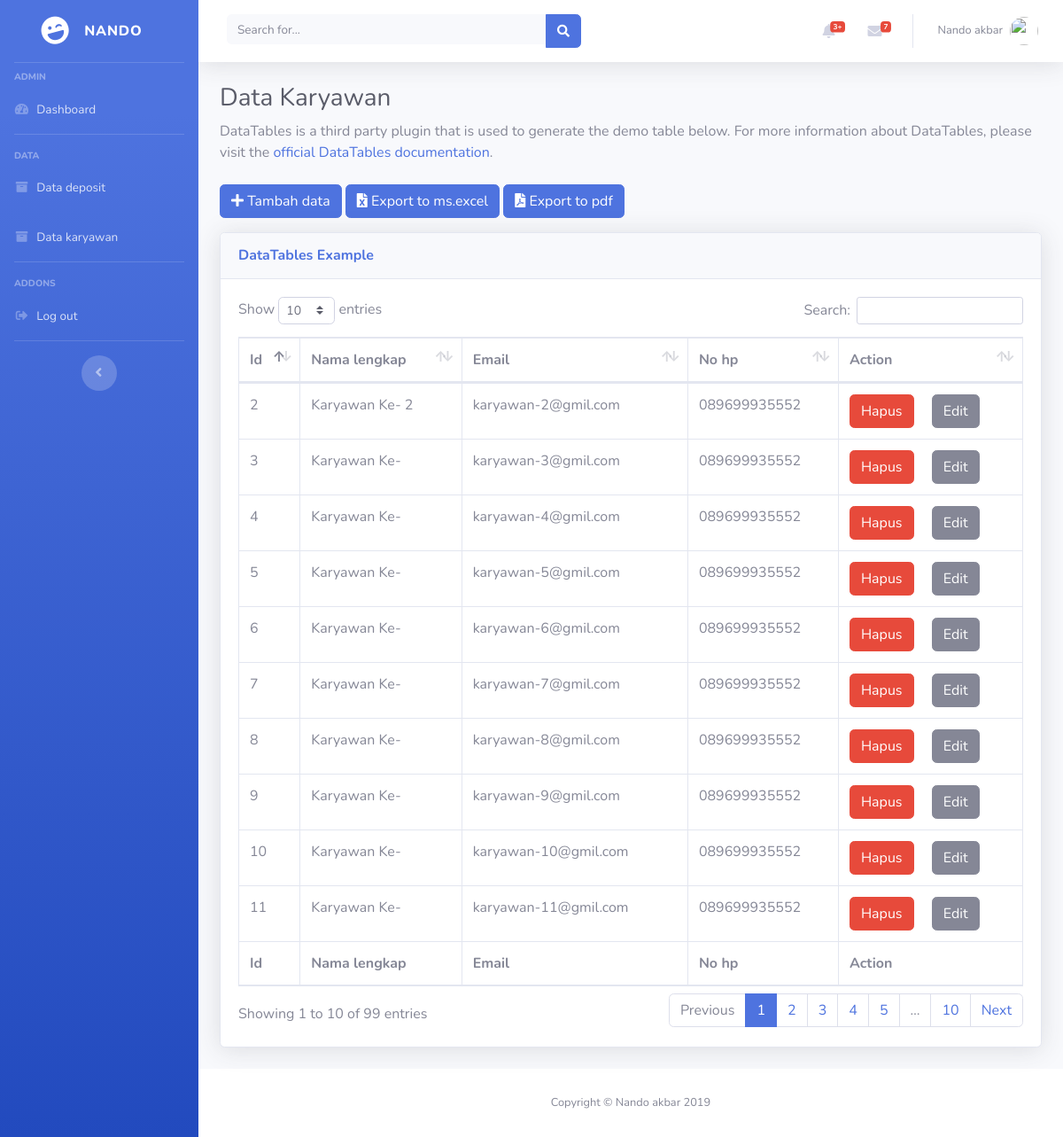
The app's page /index.php/karyawan with its own data.
### tables this page shows
CREATE TABLE `karyawan` (
  `id_karyawan` int(100) NOT NULL,
  `nama_lengkap` varchar(50) NOT NULL,
  `email` varchar(50) NOT NULL,
  `no_hp` varchar(13) NOT NULL,
  `foto` text NOT NULL
);

### application/controllers/Karyawan.php (called while the page is built, shortened)
<?php
class Karyawan extends CI_Controller
{
    public function __construct()
    {
        $this->load->model('Karyawan_model');
        $this->load->library('form_validation');
    }
    public function index()
    {
        $data['judul'] = 'Karyawan';
        $data['karyawan'] = $this->Karyawan_model->getAll();
        $this->load->view('karyawan/header', $data);
        $this->load->view('karyawan/sidebar');
        $this->load->view('karyawan/index', $data);
        $this->load->view('karyawan/footer');
    }
}

### index.php (called while the page is built, shortened)
<?php
require_once BASEPATH.'core/CodeIgniter.php';

### application/models/Karyawan_model.php (called while the page is built, shortened)
<?php
class Karyawan_model extends CI_Model
{
    public function getAll()
    {
        return $this->db->get('karyawan')->result_array();
    }
}

### application/views/karyawan/index.php (the view, shortened to what this page needs)
<div class="container-fluid">
  <h1 class="h3 mb-2 text-gray-800">Data Karyawan</h1>
  <p class="mb-4">DataTables is a third party plugin that is used to generate the demo table below. For more information about DataTables, please visit the <a target="_blank" href="https://datatables.net">official DataTables documentation</a>.</p>
  <a class="btn btn-primary mb-3" href="<?= base_url('karyawan/tambah') ?>">
    <i class="fa fa-plus"></i> Tambah data
  </a>
  <a class="btn btn-primary mb-3" href="<?= base_url('karyawan/export_excel') ?>">
    <i class="fas fa-file-excel"></i> Export to ms.excel
  </a>
  <a class="btn btn-primary mb-3" href="<?= base_url('karyawan/export_pdf') ?>">
    <i class="fas fa-file-pdf"></i> Export to pdf
  </a>
  <div class="card shadow mb-4">
    <div class="card-header py-3">
      <h6 class="m-0 font-weight-bold text-primary">DataTables Example</h6>
    </div>
    <div class="card-body">
      <div class="table-responsive">
        <table class="table table-bordered" id="dataTable" width="100%" cellspacing="0">
          <thead>
            <tr>
              <th>Id</th>
              <th>Nama lengkap</th>
              <th>Email</th>
              <th>No hp</th>
              <th>Action</th>
            </tr>
          </thead>
          <tfoot>
            <tr>
              <th>Id</th>
              <th>Nama lengkap</th>
              <th>Email</th>
              <th>No hp</th>
              <th>Action</th>
            </tr>
          </tfoot>
          <tbody>
            <?php foreach ($karyawan as $kr) : ?>
              <tr>
                <td><?= $kr['id_karyawan']; ?></td>
                <td><?= $kr['nama_lengkap']; ?></td>
                <td><?= $kr['email']; ?></td>
                <td><?= $kr['no_hp']; ?></td>
                <td>
                  <a href="<?= base_url() ?>Karyawan/hapus/<?= $kr['id_karyawan']; ?>" class="btn btn-danger" onclick="return confirm('Yakin ?');">Hapus</a>
                  <a href="<?= base_url() ?>Karyawan/edit/<?= $kr['id_karyawan']; ?>" class="btn btn-secondary ml-3">Edit</a>
                </td>
              </tr>
            <?php endforeach ?>
          </tbody>
        </table>
      </div>
    </div>
  </div>
</div>
</div>
<footer class="sticky-footer bg-white">
  <div class="container my-auto">
    <div class="copyright text-center my-auto">
      <span>Copyright &copy; Nando akbar 2019</span>
    </div>
  </div>
</footer>
</div>
</div>

### records on screen
karyawan: id_karyawan "2", nama_lengkap "Karyawan Ke- 2", email "karyawan-2@gmil.com", no_hp "089699935552"
karyawan: id_karyawan "3", nama_lengkap "Karyawan Ke-", email "karyawan-3@gmil.com", no_hp "089699935552"
karyawan: id_karyawan "4", nama_lengkap "Karyawan Ke-", email "karyawan-4@gmil.com", no_hp "089699935552"
karyawan: id_karyawan "5", nama_lengkap "Karyawan Ke-", email "karyawan-5@gmil.com", no_hp "089699935552"
karyawan: id_karyawan "6", nama_lengkap "Karyawan Ke-", email "karyawan-6@gmil.com", no_hp "089699935552"
karyawan: id_karyawan "7", nama_lengkap "Karyawan Ke-", email "karyawan-7@gmil.com", no_hp "089699935552"
karyawan: id_karyawan "8", nama_lengkap "Karyawan Ke-", email "karyawan-8@gmil.com", no_hp "089699935552"
karyawan: id_karyawan "9", nama_lengkap "Karyawan Ke-", email "karyawan-9@gmil.com", no_hp "089699935552"
karyawan: id_karyawan "10", nama_lengkap "Karyawan Ke-", email "karyawan-10@gmil.com", no_hp "089699935552"
karyawan: id_karyawan "11", nama_lengkap "Karyawan Ke-", email "karyawan-11@gmil.com", no_hp "089699935552"
